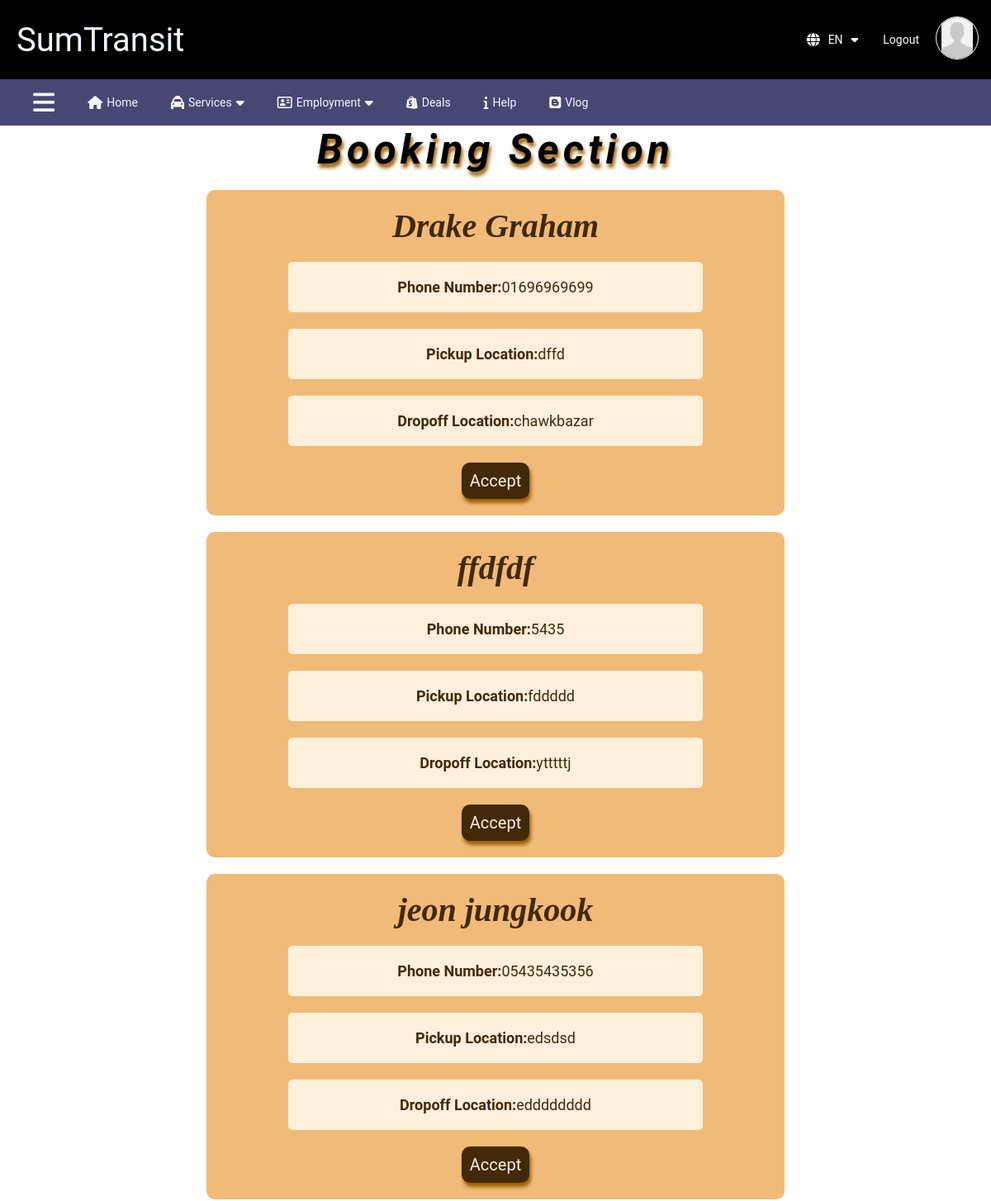
Page /Driver/Car/Booking/ (signed in, upper part) on the earlier database version.
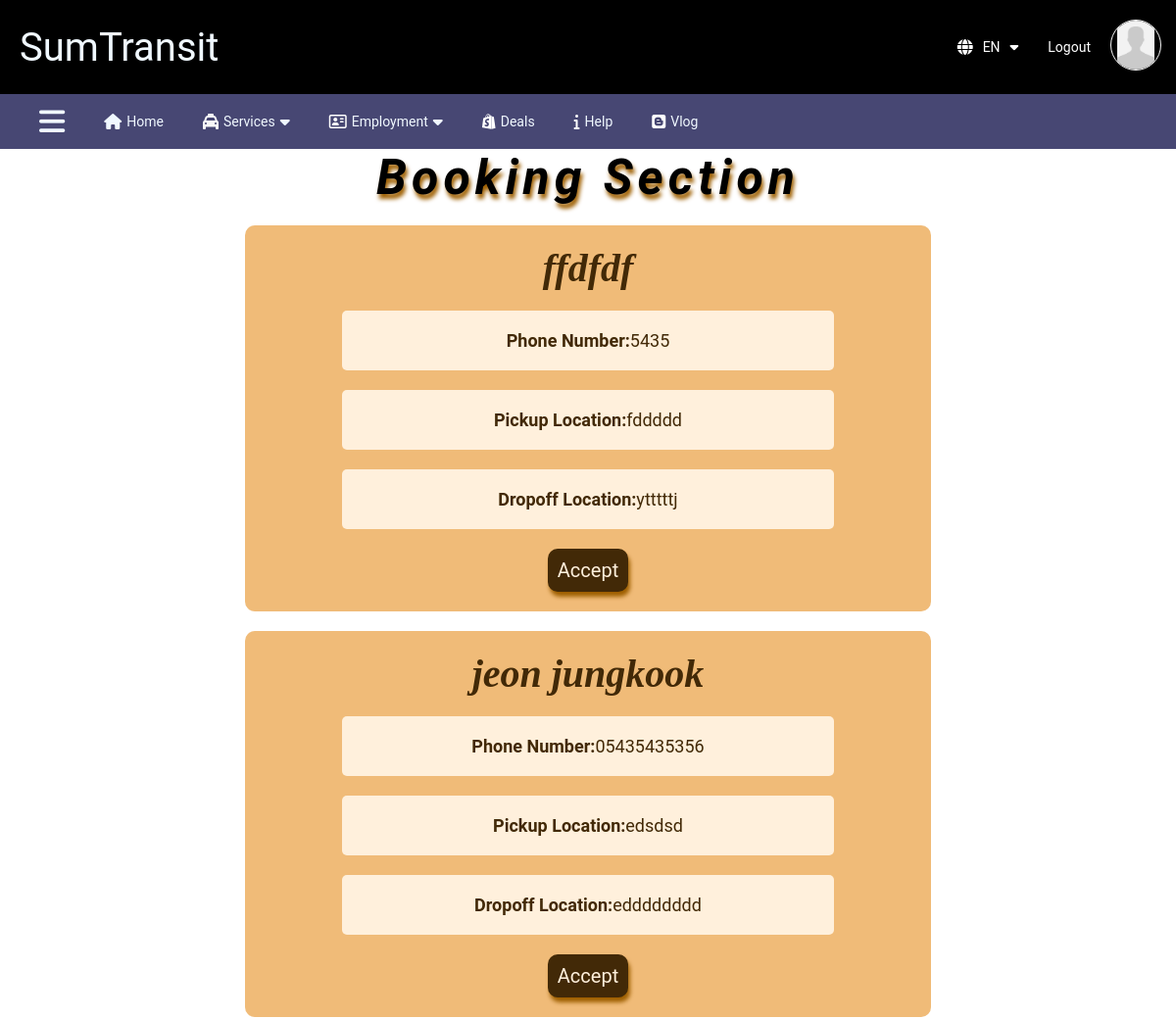
Same page on the later database version.
### main/models.py (models this page shows, shortened)
class Booking(models.Model):
    STATUS_CHOICES = [
        ('pending', 'Pending'),
        ('approved', 'Approved'),
        ('rejected', 'Rejected'),
    ]
    customerid = models.ForeignKey('RiderRegister', on_delete=models.CASCADE, related_name='customer_bookings',null=True, blank=True)
    driverid = models.ForeignKey('CarRegister', on_delete=models.CASCADE, null=True, blank=True, related_name='driver_bookings')
    name = models.CharField(max_length=100)
    phone_number = models.CharField(max_length=15)
    pickup_location = models.CharField(max_length=255)
    pickup_date = models.DateField(default=datetime.date(1999, 10, 10))
    pickup_time = models.TimeField(default=datetime.time(0, 0))
    dropoff_location = models.CharField(max_length=255)
    dropoff_date = models.DateField(default=datetime.date(1999, 10, 10))
    dropoff_time = models.TimeField(default=datetime.time(0, 0))
    status = models.CharField(max_length=20, choices=STATUS_CHOICES, default='pending')

### main/views.py (the view)
def confirm_car_booking(request):
    user_booking = Booking.objects.filter(status='pending')
    return render(request, 'confirm_car_booking.html',{'pendings': user_booking})

### main/context_processors.py (called while the page is built)
def profile_pic(request):
    if request.user.is_authenticated:
        profile_pic = None
        try:
            if request.user.user_type == 'Driver':
                driver = CarRegister.objects.get(user=request.user)
                profile_pic = driver.profilepic.url if driver.profilepic else 'profilepic/profile.jpg'
            elif request.user.user_type == 'Customer':
                customer = RiderRegister.objects.get(user=request.user)
                profile_pic = customer.profilepic.url if customer.profilepic else 'profilepic/profile.jpg'
        except (CarRegister.DoesNotExist, RiderRegister.DoesNotExist):
            profile_pic = 'profilepic/profile.jpg'  # Default profile picture
        return {'profile_pic': profile_pic}
    return {'profile_pic': 'profilepic/profile.jpg'}

### main/templates/confirm_car_booking.html
{% extends 'base.html' %}
{% load static %}
{% block content %}
<div style="align-items: center;display: flex;flex-direction: column;">
    <h1 class="dealsheader">Booking Section</h1>
    <ul>
        {% for pending in pendings %}
        <li>
            <div class="dealsbox">
                <h3 class="dealstitle">{{ pending.name }}</h3>
                <p class="dealsdes"><b>Phone Number: </b>{{ pending.phone_number }}</p>
                <p class="dealsdes"><b>Pickup Location: </b>{{ pending.pickup_location }}</p>
                <p class="dealsdes"><b>Dropoff Location: </b>{{ pending.dropoff_location }}</p>
                <a href="{% url 'accept_booking' pending.id %}" class="thakna">
                    <div class="claimd"><p> Accept <p></div>
                </a>
            </div>
        </li>
        {% endfor %}
    </ul>
</div>
{% endblock %}

Differences in the rows shown:
no longer on this page (row edited): Booking: name "Drake Graham", phone_number "01696969699", pickup_location "dffd", dropoff_location "chawkbazar"
